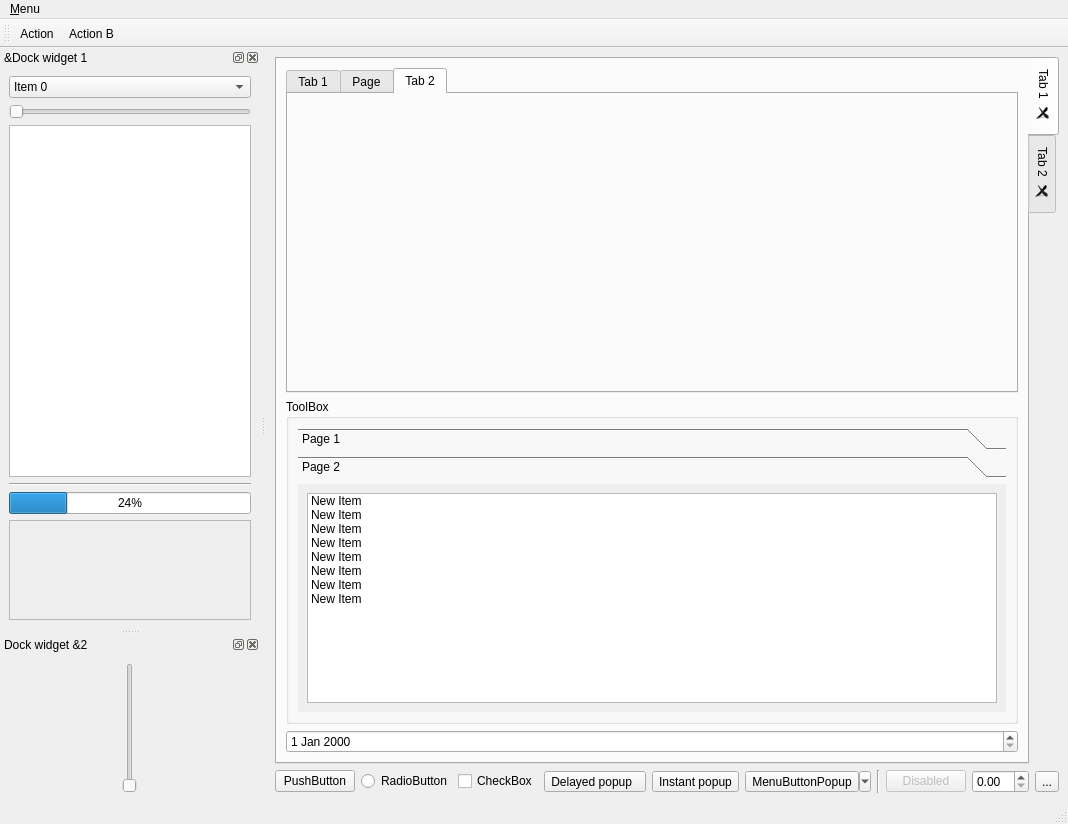
<?xml version="1.0" encoding="UTF-8"?>
<ui version="4.0">
 <class>MainWindow</class>
 <widget class="QMainWindow" name="MainWindow">
  <property name="geometry">
   <rect>
    <x>0</x>
    <y>0</y>
    <width>1068</width>
    <height>824</height>
   </rect>
  </property>
  <property name="windowTitle">
   <string>MainWindow</string>
  </property>
  <widget class="QWidget" name="centralwidget">
   <layout class="QVBoxLayout" name="verticalLayout_5">
    <item>
     <widget class="QTabWidget" name="tabWidget">
      <property name="tabPosition">
       <enum>QTabWidget::East</enum>
      </property>
      <property name="currentIndex">
       <number>0</number>
      </property>
      <property name="tabsClosable">
       <bool>true</bool>
      </property>
      <widget class="QWidget" name="tab">
       <attribute name="title">
        <string>Tab 1</string>
       </attribute>
       <layout class="QGridLayout" name="gridLayout">
        <item row="1" column="0">
         <widget class="QGroupBox" name="groupBox">
          <property name="title">
           <string>ToolBox</string>
          </property>
          <layout class="QVBoxLayout" name="verticalLayout_3">
           <item>
            <widget class="QToolBox" name="toolBox">
             <property name="currentIndex">
              <number>1</number>
             </property>
             <widget class="QWidget" name="page">
              <property name="geometry">
               <rect>
                <x>0</x>
                <y>0</y>
                <width>705</width>
                <height>242</height>
               </rect>
              </property>
              <attribute name="label">
               <string>Page 1</string>
              </attribute>
              <layout class="QGridLayout" name="gridLayout_4">
               <item row="0" column="0">
                <widget class="QLineEdit" name="lineEdit"/>
               </item>
              </layout>
             </widget>
             <widget class="QWidget" name="page_2">
              <property name="geometry">
               <rect>
                <x>0</x>
                <y>0</y>
                <width>726</width>
                <height>242</height>
               </rect>
              </property>
              <attribute name="label">
               <string>Page 2</string>
              </attribute>
              <layout class="QGridLayout" name="gridLayout_5">
               <item row="0" column="0">
                <widget class="QListWidget" name="listWidget">
                 <item>
                  <property name="text">
                   <string>New Item</string>
                  </property>
                 </item>
                 <item>
                  <property name="text">
                   <string>New Item</string>
                  </property>
                 </item>
                 <item>
                  <property name="text">
                   <string>New Item</string>
                  </property>
                 </item>
                 <item>
                  <property name="text">
                   <string>New Item</string>
                  </property>
                 </item>
                 <item>
                  <property name="text">
                   <string>New Item</string>
                  </property>
                 </item>
                 <item>
                  <property name="text">
                   <string>New Item</string>
                  </property>
                 </item>
                 <item>
                  <property name="text">
                   <string>New Item</string>
                  </property>
                 </item>
                 <item>
                  <property name="text">
                   <string>New Item</string>
                  </property>
                 </item>
                </widget>
               </item>
              </layout>
             </widget>
            </widget>
           </item>
          </layout>
         </widget>
        </item>
        <item row="0" column="0">
         <widget class="QTabWidget" name="tabWidget_2">
          <property name="currentIndex">
           <number>2</number>
          </property>
          <widget class="QWidget" name="tab_3">
           <attribute name="title">
            <string>Tab 1</string>
           </attribute>
           <layout class="QGridLayout" name="gridLayout_6">
            <item row="1" column="0">
             <widget class="QPushButton" name="checkableButton">
              <property name="text">
               <string>Checkable button</string>
              </property>
              <property name="checkable">
               <bool>true</bool>
              </property>
              <property name="checked">
               <bool>true</bool>
              </property>
             </widget>
            </item>
            <item row="0" column="0">
             <widget class="QPushButton" name="pushButton">
              <property name="text">
               <string>PushButton</string>
              </property>
             </widget>
            </item>
            <item row="2" column="0">
             <widget class="QPushButton" name="pushButton_5">
              <property name="text">
               <string>PushButton</string>
              </property>
             </widget>
            </item>
           </layout>
          </widget>
          <widget class="QWidget" name="tab_5">
           <attribute name="title">
            <string>Page</string>
           </attribute>
           <layout class="QGridLayout" name="gridLayout_7">
            <item row="0" column="0">
             <widget class="QTableWidget" name="tableWidget">
              <row>
               <property name="text">
                <string>New Row</string>
               </property>
              </row>
              <row>
               <property name="text">
                <string>New Row</string>
               </property>
              </row>
              <row>
               <property name="text">
                <string>New Row</string>
               </property>
              </row>
              <row>
               <property name="text">
                <string>New Row</string>
               </property>
              </row>
              <column>
               <property name="text">
                <string>New Column</string>
               </property>
              </column>
              <column>
               <property name="text">
                <string>New Column 2</string>
               </property>
              </column>
             </widget>
            </item>
           </layout>
          </widget>
          <widget class="QWidget" name="tab_4">
           <attribute name="title">
            <string>Tab 2</string>
           </attribute>
          </widget>
         </widget>
        </item>
        <item row="2" column="0">
         <widget class="QDateEdit" name="dateEdit"/>
        </item>
       </layout>
      </widget>
      <widget class="QWidget" name="tab_2">
       <attribute name="title">
        <string>Tab 2</string>
       </attribute>
       <layout class="QGridLayout" name="gridLayout_2">
        <item row="0" column="0">
         <widget class="QGroupBox" name="groupBox_2">
          <property name="title">
           <string>GroupBox</string>
          </property>
          <layout class="QVBoxLayout" name="verticalLayout_4">
           <item>
            <widget class="QLabel" name="label">
             <property name="text">
              <string>TextLabel</string>
             </property>
            </widget>
           </item>
           <item>
            <widget class="QRadioButton" name="radioButton">
             <property name="text">
              <string>RadioB&amp;utton</string>
             </property>
            </widget>
           </item>
           <item>
            <widget class="QCheckBox" name="checkBox">
             <property name="text">
              <string>CheckBox</string>
             </property>
            </widget>
           </item>
           <item>
            <widget class="QCheckBox" name="checkBox_2">
             <property name="text">
              <string>CheckBox Tristate</string>
             </property>
             <property name="tristate">
              <bool>true</bool>
             </property>
            </widget>
           </item>
           <item>
            <widget class="QTreeWidget" name="treeWidget">
             <column>
              <property name="text">
               <string>qdz</string>
              </property>
             </column>
             <item>
              <property name="text">
               <string>qzd</string>
              </property>
             </item>
             <item>
              <property name="text">
               <string>effefe</string>
              </property>
             </item>
            </widget>
           </item>
          </layout>
         </widget>
        </item>
       </layout>
      </widget>
     </widget>
    </item>
    <item>
     <layout class="QHBoxLayout" name="horizontalLayout">
      <item>
       <widget class="QPushButton" name="pushButton_2">
        <property name="text">
         <string>PushButton</string>
        </property>
       </widget>
      </item>
      <item>
       <widget class="QRadioButton" name="radioButton_2">
        <property name="text">
         <string>RadioButton</string>
        </property>
       </widget>
      </item>
      <item>
       <widget class="QCheckBox" name="checkBox_3">
        <property name="text">
         <string>CheckBox</string>
        </property>
       </widget>
      </item>
      <item>
       <widget class="QToolButton" name="bt_delay_popup">
        <property name="text">
         <string>Delayed popup  </string>
        </property>
       </widget>
      </item>
      <item>
       <widget class="QToolButton" name="bt_instant_popup">
        <property name="text">
         <string>Instant popup</string>
        </property>
        <property name="popupMode">
         <enum>QToolButton::InstantPopup</enum>
        </property>
       </widget>
      </item>
      <item>
       <widget class="QToolButton" name="bt_menu_button_popup">
        <property name="text">
         <string>MenuButtonPopup</string>
        </property>
        <property name="popupMode">
         <enum>QToolButton::MenuButtonPopup</enum>
        </property>
       </widget>
      </item>
      <item>
       <widget class="Line" name="line_2">
        <property name="orientation">
         <enum>Qt::Vertical</enum>
        </property>
       </widget>
      </item>
      <item>
       <widget class="QPushButton" name="pushButton_3">
        <property name="enabled">
         <bool>false</bool>
        </property>
        <property name="text">
         <string>Disabled</string>
        </property>
       </widget>
      </item>
      <item>
       <widget class="QDoubleSpinBox" name="doubleSpinBox"/>
      </item>
      <item>
       <widget class="QToolButton" name="toolButton">
        <property name="text">
         <string>...</string>
        </property>
        <property name="popupMode">
         <enum>QToolButton::InstantPopup</enum>
        </property>
       </widget>
      </item>
     </layout>
    </item>
   </layout>
  </widget>
  <widget class="QMenuBar" name="menubar">
   <property name="geometry">
    <rect>
     <x>0</x>
     <y>0</y>
     <width>1068</width>
     <height>23</height>
    </rect>
   </property>
   <widget class="QMenu" name="menuMenu">
    <property name="title">
     <string>&amp;Menu</string>
    </property>
    <widget class="QMenu" name="menuSubmenu_2">
     <property name="title">
      <string>&amp;Submenu 2</string>
     </property>
     <addaction name="actionSub_menu"/>
     <addaction name="actionAction_C"/>
    </widget>
    <addaction name="actionAction"/>
    <addaction name="menuSubmenu_2"/>
   </widget>
   <addaction name="menuMenu"/>
  </widget>
  <widget class="QStatusBar" name="statusbar"/>
  <widget class="QDockWidget" name="dockWidget1">
   <property name="windowTitle">
    <string>&amp;Dock widget 1</string>
   </property>
   <attribute name="dockWidgetArea">
    <number>1</number>
   </attribute>
   <widget class="QWidget" name="dockWidgetContents">
    <layout class="QVBoxLayout" name="verticalLayout_2">
     <item>
      <layout class="QVBoxLayout" name="verticalLayout">
       <item>
        <widget class="QComboBox" name="comboBox">
         <item>
          <property name="text">
           <string>Item 0</string>
          </property>
         </item>
         <item>
          <property name="text">
           <string>Item 2</string>
          </property>
         </item>
        </widget>
       </item>
       <item>
        <widget class="QSlider" name="horizontalSlider">
         <property name="orientation">
          <enum>Qt::Horizontal</enum>
         </property>
        </widget>
       </item>
       <item>
        <widget class="QTextEdit" name="textEdit"/>
       </item>
       <item>
        <widget class="Line" name="line">
         <property name="orientation">
          <enum>Qt::Horizontal</enum>
         </property>
        </widget>
       </item>
       <item>
        <widget class="QProgressBar" name="progressBar">
         <property name="value">
          <number>24</number>
         </property>
        </widget>
       </item>
      </layout>
     </item>
     <item>
      <widget class="QFrame" name="frame">
       <property name="minimumSize">
        <size>
         <width>0</width>
         <height>100</height>
        </size>
       </property>
       <property name="frameShape">
        <enum>QFrame::StyledPanel</enum>
       </property>
       <property name="frameShadow">
        <enum>QFrame::Raised</enum>
       </property>
       <property name="lineWidth">
        <number>3</number>
       </property>
      </widget>
     </item>
    </layout>
   </widget>
  </widget>
  <widget class="QToolBar" name="toolBar">
   <property name="windowTitle">
    <string>toolBar</string>
   </property>
   <attribute name="toolBarArea">
    <enum>TopToolBarArea</enum>
   </attribute>
   <attribute name="toolBarBreak">
    <bool>false</bool>
   </attribute>
   <addaction name="actionAction"/>
   <addaction name="actionSub_menu"/>
  </widget>
  <widget class="QDockWidget" name="dockWidget2">
   <property name="windowTitle">
    <string>Dock widget &amp;2</string>
   </property>
   <attribute name="dockWidgetArea">
    <number>1</number>
   </attribute>
   <widget class="QWidget" name="dockWidgetContents_2">
    <layout class="QGridLayout" name="gridLayout_3">
     <item row="0" column="0">
      <widget class="QSlider" name="verticalSlider">
       <property name="orientation">
        <enum>Qt::Vertical</enum>
       </property>
      </widget>
     </item>
    </layout>
   </widget>
  </widget>
  <action name="actionAction">
   <property name="text">
    <string>&amp;Action</string>
   </property>
  </action>
  <action name="actionSub_menu">
   <property name="text">
    <string>&amp;Action B</string>
   </property>
   <property name="toolTip">
    <string>submenu</string>
   </property>
  </action>
  <action name="actionAction_C">
   <property name="text">
    <string>Action &amp;C</string>
   </property>
  </action>
 </widget>
 <tabstops>
  <tabstop>pushButton</tabstop>
  <tabstop>checkableButton</tabstop>
  <tabstop>pushButton_5</tabstop>
  <tabstop>tabWidget_2</tabstop>
  <tabstop>tableWidget</tabstop>
  <tabstop>radioButton</tabstop>
  <tabstop>checkBox</tabstop>
  <tabstop>checkBox_2</tabstop>
  <tabstop>treeWidget</tabstop>
  <tabstop>pushButton_2</tabstop>
  <tabstop>bt_delay_popup</tabstop>
  <tabstop>bt_instant_popup</tabstop>
  <tabstop>bt_menu_button_popup</tabstop>
  <tabstop>pushButton_3</tabstop>
  <tabstop>doubleSpinBox</tabstop>
  <tabstop>toolButton</tabstop>
  <tabstop>comboBox</tabstop>
  <tabstop>horizontalSlider</tabstop>
  <tabstop>textEdit</tabstop>
  <tabstop>verticalSlider</tabstop>
  <tabstop>tabWidget</tabstop>
  <tabstop>lineEdit</tabstop>
  <tabstop>listWidget</tabstop>
 </tabstops>
 <resources>
  <include location="../../PyQt5_stylesheets/style_Dark.qrc"/>
  <include location="../../PyQt5_stylesheets/style_black.qrc"/>
 </resources>
 <connections/>
</ui>
